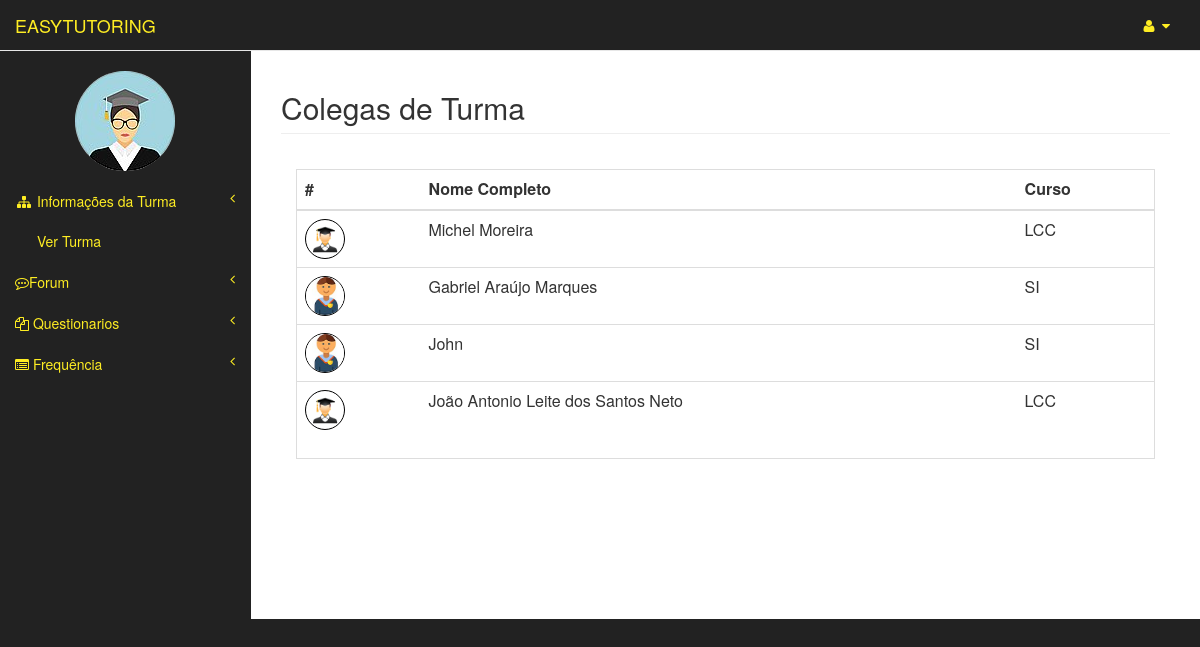
The page /aluno_area/listAlunos/10/ (signed in) on the database its author committed.
### usuarios/models.py (models this page shows, shortened)
class Usuario(models.Model):
	user = models.OneToOneField(User)
	matricula = models.CharField(max_length=20)
	curso = models.CharField(max_length=3)
	tipo = models.CharField(max_length=8, blank=False,null=True)
	nome_completo = models.CharField(max_length=150)
	img = models.ImageField(upload_to="img/original/", blank=True)
	thumb = ThumbnailerImageField(upload_to="img/thumb/", blank=True,null=True,resize_source=dict(size=(100, 100), sharpen=True))

class Aluno(Usuario):
	pass
	class Meta:
		permissions= (
			("pode_acessar_area_aluno", "pode acessar area aluno"),
		)

### aluno_area/views.py (the view)
# urls.py: url(r'^listAlunos/(?P<turma_id>[0-9]+)/$', views.listAlunos, name='listAlunos'),]
def listAlunos(request,turma_id):
	user = request.user
	usuario = Usuario.objects.get(user=user)
	turma = Turma.objects.get(pk=turma_id)
	alunos = turma.alunos.all()
	context= {'turma': turma,
	'alunos': alunos,
	'usuario':usuario}
	return render(request, 'aluno_area/listAlunos.html', context=context)

### templates/aluno_area/listAlunos.html
{% extends "aluno_area/turmaArea.html" %}
{% block pageHeader %}
    <h2 class="page-header">Colegas de Turma</h2>
{% endblock pageHeader %}
{% block form %}
    <div class="panel-body">
        <div class="table-responsive table-bordered">
            <table class="table">
                <thead>
                    <tr>
                        <th>#</th>
                        <th>Nome Completo</th>
                        <th>Curso</th>
                    </tr>
                </thead>
                <tbody>
                	{% for aluno in alunos %}
                        <tr>
                            <td><img src="{{ aluno.thumb.url}}" style="width:40px; height:40px; border:1px solid black;" class= "img-circle"/></td>
                            <td>{{aluno.nome_completo}}</td>
                             <td>{{aluno.curso}}</td>
                        </tr>
					{% endfor %}
                </tbody>
            </table>
        </div>
    </div>
{% endblock form %}

### templates/aluno_area/turmaArea.html (shortened to what this page needs)
{% extends "templateEasyTutoring.html" %}
{% block principal %}
    <a class="navbar-brand" href="{% url 'aluno_area:index' %}" id="link-color">EASYTUTORING</a>
{% endblock principal %}
{% block barraLateral %}
                <div class="navbar-default sidebar" role="navigation">
                <div class="sidebar-nav navbar-collapse">
                    <ul class="nav" id="side-menu">
                        <br>
                       <center><p><img src="{{ usuario.thumb.url}}" class= "img-circle"/> </p></center>
                        <li class="itens-menu">
                            <a href="#" id="link-color"><i class="fa fa-sitemap fa-fw"></i> Informações da Turma<span class="fa arrow"></span></a>
                            <ul class="nav nav-second-level">
                               <li class="itens-menu">
                                    <a href="{% url 'aluno_area:listAlunos' turma.id %}" id="link-color">Ver Turma</a>
                                </li>
                            </ul>
                        </li>
                        <li class="itens-menu">
                            <a href="#" id="link-color"><i class="fa fa-commenting-o" ></i>Forum<span class="fa arrow"></span></a>
                        </li>
                        <li class="itens-menu">
                            <a href="#" id="link-color"><i class="fa fa-files-o"></i> Questionarios<span class="fa arrow"></span></a>
                        </li>
                        <li class="itens-menu">
                            <a href="#" id="link-color"><i class="fa fa-list-alt"></i> Frequência<span class="fa arrow"></span></a>
                        </li>
                    </ul>
                </div>
            </div>
{% endblock barraLateral %}

### static/css/tutoring.css (style rules this page uses)
#link-color { color: #feed23; }

### rows shown on the page
Usuario: thumb (picture)
Aluno: thumb (picture), nome_completo "Michel Moreira", curso "LCC"
Aluno: thumb (picture), nome_completo "Gabriel Araújo Marques", curso "SI"
Aluno: thumb (picture), nome_completo "John", curso "SI"
Aluno: thumb (picture), nome_completo "João Antonio Leite dos Santos Neto", curso "LCC"
